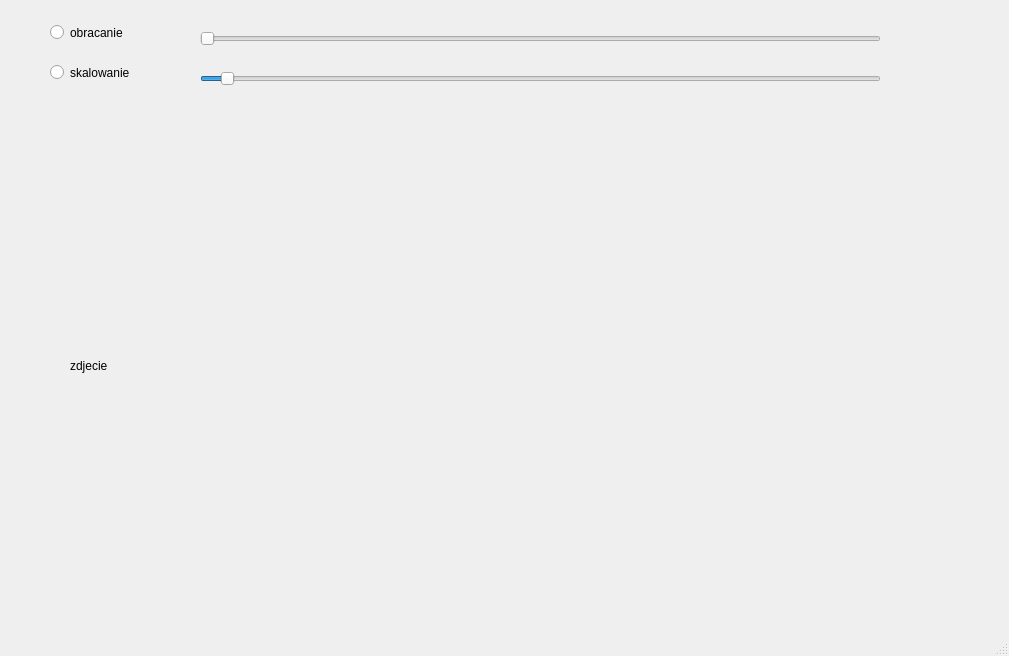
<?xml version="1.0" encoding="UTF-8"?>
<ui version="4.0">
 <class>MainWindow</class>
 <widget class="QMainWindow" name="MainWindow">
  <property name="geometry">
   <rect>
    <x>0</x>
    <y>0</y>
    <width>1009</width>
    <height>656</height>
   </rect>
  </property>
  <property name="windowTitle">
   <string>MainWindow</string>
  </property>
  <widget class="QWidget" name="centralwidget">
   <widget class="QSlider" name="rotationSlider">
    <property name="geometry">
     <rect>
      <x>200</x>
      <y>30</y>
      <width>681</width>
      <height>17</height>
     </rect>
    </property>
    <property name="orientation">
     <enum>Qt::Horizontal</enum>
    </property>
   </widget>
   <widget class="QSlider" name="scaleSlider">
    <property name="geometry">
     <rect>
      <x>200</x>
      <y>70</y>
      <width>681</width>
      <height>17</height>
     </rect>
    </property>
    <property name="minimum">
     <number>1</number>
    </property>
    <property name="maximum">
     <number>100</number>
    </property>
    <property name="singleStep">
     <number>1</number>
    </property>
    <property name="sliderPosition">
     <number>4</number>
    </property>
    <property name="orientation">
     <enum>Qt::Horizontal</enum>
    </property>
   </widget>
   <widget class="QRadioButton" name="rotateScale">
    <property name="geometry">
     <rect>
      <x>50</x>
      <y>20</y>
      <width>104</width>
      <height>25</height>
     </rect>
    </property>
    <property name="text">
     <string>obracanie</string>
    </property>
   </widget>
   <widget class="QLabel" name="imageLabel">
    <property name="geometry">
     <rect>
      <x>70</x>
      <y>130</y>
      <width>631</width>
      <height>471</height>
     </rect>
    </property>
    <property name="text">
     <string>zdjecie</string>
    </property>
   </widget>
   <widget class="QRadioButton" name="radioScale">
    <property name="geometry">
     <rect>
      <x>50</x>
      <y>60</y>
      <width>104</width>
      <height>25</height>
     </rect>
    </property>
    <property name="text">
     <string>skalowanie</string>
    </property>
   </widget>
  </widget>
  <widget class="QMenuBar" name="menubar">
   <property name="geometry">
    <rect>
     <x>0</x>
     <y>0</y>
     <width>1009</width>
     <height>24</height>
    </rect>
   </property>
  </widget>
  <widget class="QStatusBar" name="statusbar"/>
 </widget>
 <resources/>
 <connections/>
</ui>
